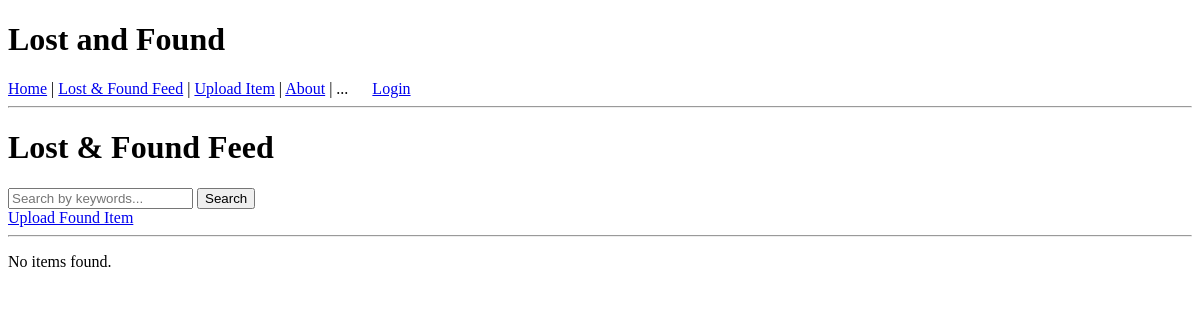
/main-feed/, run on an earlier commit of the app's database.
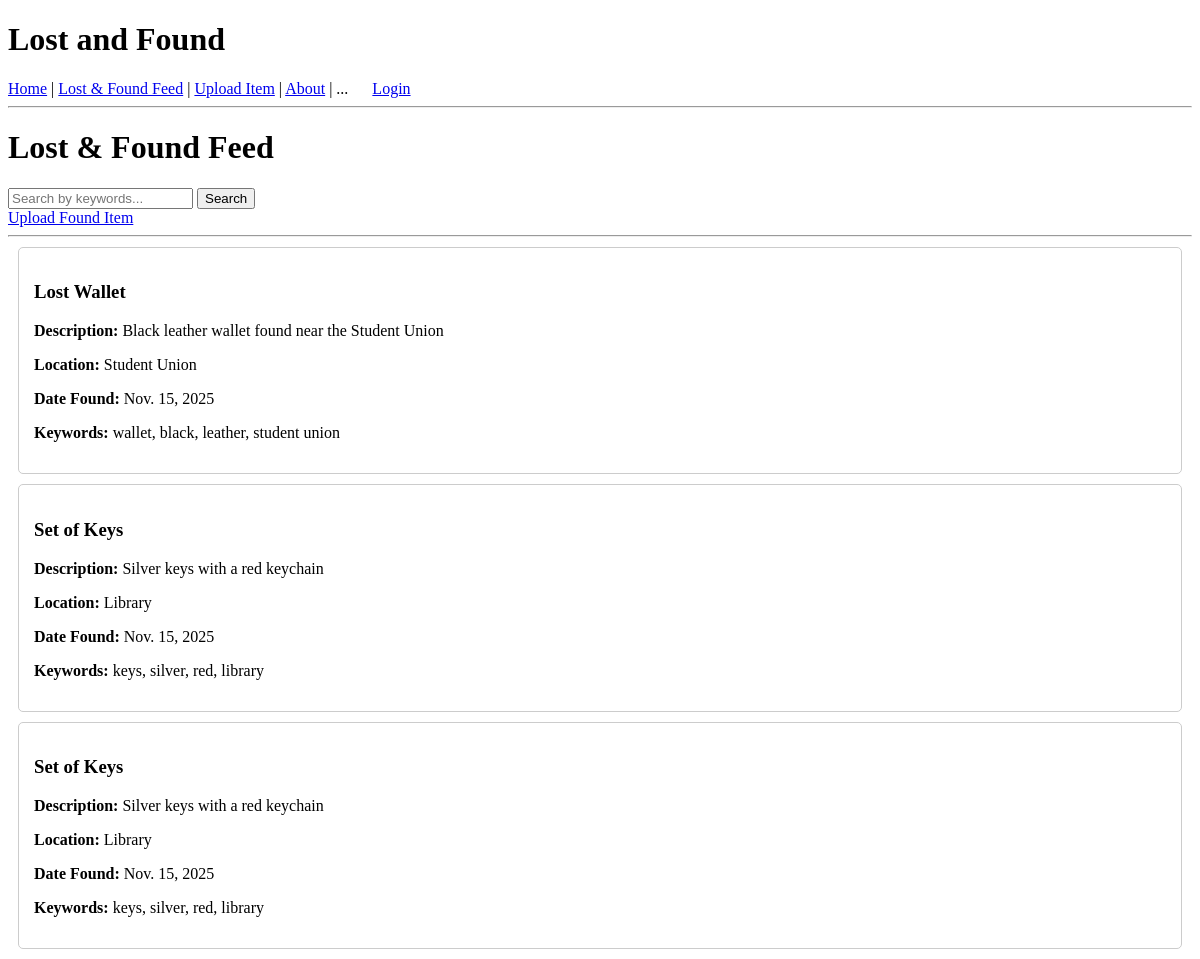
And on a later commit of the database.
### lostandfound/models.py (models this page shows, shortened)
class FoundItem(models.Model):
    title = models.CharField(max_length=100)
    description = models.TextField()
    location = models.CharField(max_length=100)
    date_found = models.DateField(auto_now_add=True)
    contact_info = models.CharField(max_length=100)
    keywords = models.CharField(max_length=200, help_text="Comma-separated keywords for search")

### lostandfound/views.py (the view)
# urls.py: path('main-feed/', views.main_feed, name='main_feed'),
def main_feed(request):
    query = request.GET.get('q')
    if query:
        items = FoundItem.objects.filter(keywords__icontains=query)
    else:
        items = FoundItem.objects.all().order_by('-date_found')
    return render(request, 'lostandfound/main_feed.html', {'items': items})

### lostandfound/templates/lostandfound/main_feed.html
{% extends 'lostandfound/base.html' %}
{% block content %}
<h1>Lost & Found Feed</h1>
<div class="search-box">
    <form method="GET">
        <input type="text" name="q" placeholder="Search by keywords..." value="{{ request.GET.q }}">
        <button type="submit">Search</button>
    </form>
</div>
<a href="{% url 'upload' %}">Upload Found Item</a>
<hr>
{% for item in items %}
    <div style="border: 1px solid #ccc; padding: 15px; margin: 10px; border-radius: 5px;">
        <h3>{{ item.title }}</h3>
        <p><strong>Description:</strong> {{ item.description }}</p>
        <p><strong>Location:</strong> {{ item.location }}</p>
        <p><strong>Date Found:</strong> {{ item.date_found }}</p>
        <p><strong>Keywords:</strong> {{ item.keywords }}</p>
    </div>
{% empty %}
    <p>No items found.</p>
{% endfor %}
{% endblock %}

### lostandfound/templates/lostandfound/base.html (shortened to what this page needs)
<!DOCTYPE html>
<html>
<head>
</head>
<body>
    <header>
        <h1>Lost and Found</h1>
    </header>
    <nav>
        <a href="{% url 'home' %}">Home</a> |
        <a href="{% url 'main_feed' %}">Lost & Found Feed</a> |
        <a href="{% url 'upload' %}">Upload Item</a> |
        <a href="{% url 'about' %}">About</a> |
        ...
        {% if user.is_authenticated %}
            <span style="margin-left: 20px;">
                Logged in as {{ user.username }} |
                <form method="post" action="{% url 'logout' %}" style="display:inline;">
                    {% csrf_token %}
                    <button type="submit" style="background:none;border:none;color:blue;text-decoration:underline;cursor:pointer;padding:0;">
                        Logout
                    </button>
                </form>
            </span>
        {% else %}
            <span style="margin-left: 20px;">
                <a href="{% url 'login' %}">Login</a>
            </span>
        {% endif %}
    </nav>
    <hr>
    {% block content %}
    {% endblock %}
</body>
</html>

What changed in the data, as far as the page shows it:
added FoundItem: title "Lost Wallet", description "Black leather wallet found near the Student Union", location "Student Union", date_found "Nov. 15, 2025", keywords "wallet, black, leather, student union"
added FoundItem: title "Set of Keys", description "Silver keys with a red keychain", location "Library", date_found "Nov. 15, 2025", keywords "keys, silver, red, library"
added FoundItem: title "Set of Keys", description "Silver keys with a red keychain", location "Library", date_found "Nov. 15, 2025", keywords "keys, silver, red, library"
Also different on the page:
text no longer shown: "No items found."
